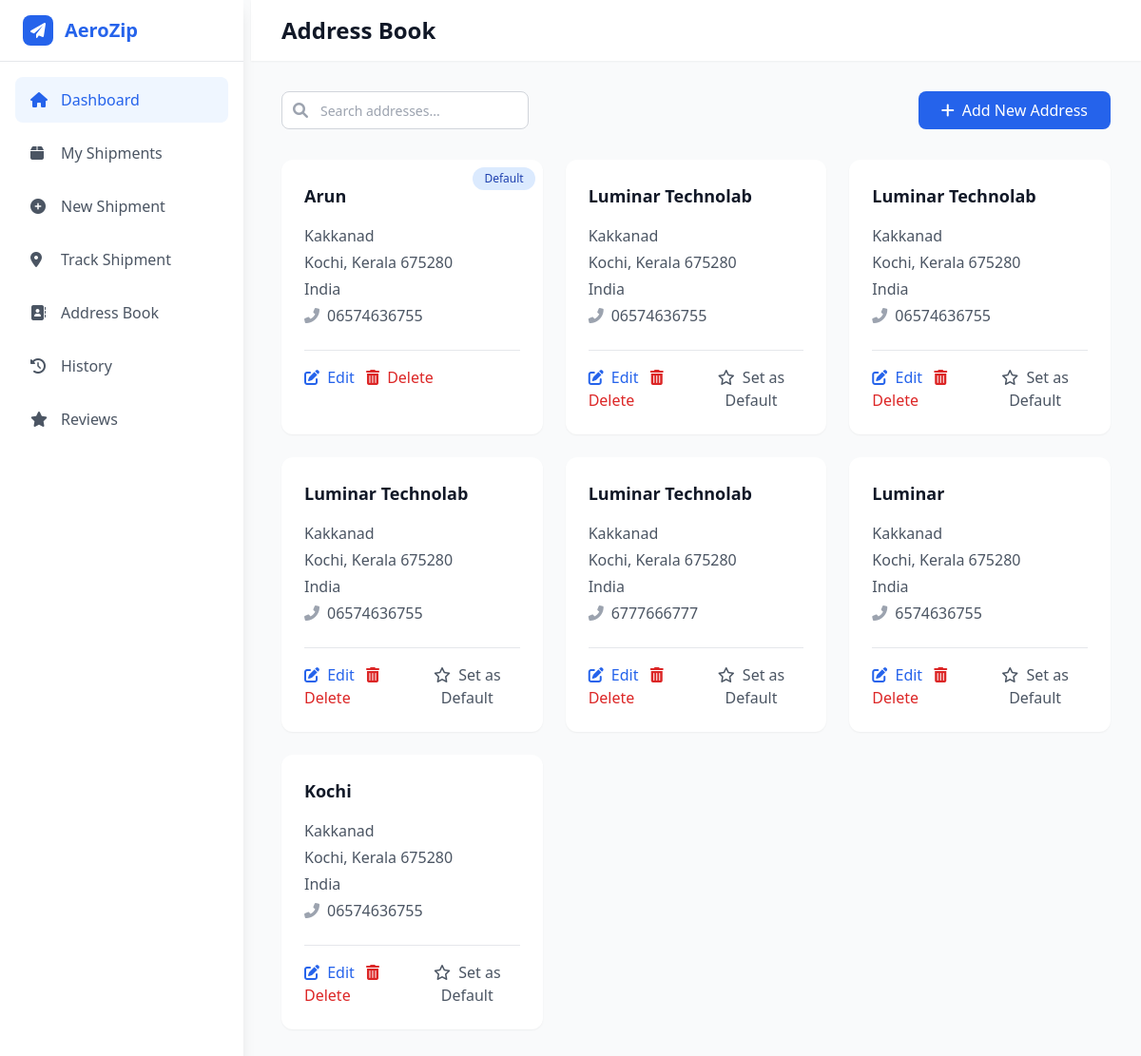
The page /address/ (signed in) on the database its author committed.
### main/models.py (models this page shows, shortened)
class Address(models.Model):
    user = models.ForeignKey(CustomUser, on_delete=models.CASCADE)
    name = models.CharField(max_length=100)
    street_address = models.CharField(max_length=200)
    city = models.CharField(max_length=100)
    state = models.CharField(max_length=100)
    country = models.CharField(max_length=100)
    postal_code = models.CharField(max_length=20)
    phone = models.CharField(max_length=20)
    is_default = models.BooleanField(default=False)

### users/views.py (the view)
# urls.py: path('address/',address_book,name='add'),
@login_required
def address_book(request):
    addresses = Address.objects.filter(user=request.user)
    default_address = addresses.filter(is_default=True).first()
    context = {
        'addresses': addresses,
        'default_address': default_address,
    }
    return render(request, 'address.html', context)

### users/templates/address.html (shortened to what this page needs)
{% extends 'user_home.html' %}
{% block content %}
        <main class="flex-1 ml-2">
            <header class="bg-white shadow-sm">
                <div class="flex items-center justify-between px-8 py-4">
                    <div class="flex items-center space-x-4">
                        <h1 class="text-2xl font-bold text-gray-900">Address Book</h1>
                    </div>
                </div>
            </header>
            <div class="p-8">
                <div class="flex justify-between items-center mb-8">
                    <div class="relative">
                        <div class="absolute inset-y-0 left-0 pl-3 flex items-center pointer-events-none">
                        </div>
                        <input type="text" id="searchInput" class="bg-white h-10 pl-10 pr-4 rounded-lg text-sm focus:outline-none border border-gray-300" placeholder="Search addresses...">
                    </div>
                    <a href="{% url 'add_address' %}" class="bg-blue-600 text-white px-6 py-2 rounded-lg hover:bg-blue-700 transition-colors flex items-center">
                        <i class="fas fa-plus mr-2"></i>
                        Add New Address
                    </a>
                </div>
                <div class="grid grid-cols-1 md:grid-cols-2 lg:grid-cols-3 gap-6">
                    {% for address in addresses %}
                    <div class="bg-white rounded-xl shadow-sm hover:shadow-md transition-shadow p-6 relative">
                        {% if address.is_default %}
                        <span class="absolute top-2 right-2 px-3 py-1 bg-blue-100 text-blue-800 rounded-full text-xs font-medium">
                            Default
                        </span>
                        {% endif %}
                        <div class="mb-4">
                            <h3 class="text-lg font-semibold text-gray-900">{{ address.name }}</h3>
                        </div>
                        <div class="text-gray-600 space-y-1 mb-6">
                            <p>{{ address.street_address }}</p>
                            <p>{{ address.city }}, {{ address.state }} {{ address.postal_code }}</p>
                            <p>{{ address.country }}</p>
                            <p class="mt-2"><i class="fas fa-phone-alt mr-2 text-gray-400"></i>{{ address.phone }}</p>
                        </div>
                        <div class="flex justify-between border-t pt-4">
                            <div class="space-x-2">
                                <a href="{% url 'edit_address' address.id %}" class="text-blue-600 hover:text-blue-800 transition-colors">
                                    <i class="fas fa-edit mr-1"></i> Edit
                                </a>
                                <a href="{% url 'delete_address' address.id %}" class="text-red-600 hover:text-red-800 transition-colors">
                                    <i class="fas fa-trash-alt mr-1"></i> Delete
                                </a>
                            </div>
                            {% if not address.is_default %}
                            <form method="post" action="{% url 'set_default_address' address.id %}">
                                <button type="submit" class="text-gray-600 hover:text-gray-800 transition-colors">
                                    <i class="far fa-star mr-1"></i> Set as Default
                                </button>
                            </form>
                            {% endif %}
                        </div>
                    </div>
                    {% endfor %}
                </div>
            </div>
        </main>
    </div>
{% endblock %}

### rows shown on the page
Address: is_default "Default", name "Arun", street_address "Kakkanad", city "Kochi", state "Kerala", postal_code "675280", country "India", phone "06574636755"
Address: name "Luminar Technolab", street_address "Kakkanad", city "Kochi", state "Kerala", postal_code "675280", country "India", phone "06574636755", is_default False (drawn)
Address: name "Luminar Technolab", street_address "Kakkanad", city "Kochi", state "Kerala", postal_code "675280", country "India", phone "06574636755", is_default False (drawn)
Address: name "Luminar Technolab", street_address "Kakkanad", city "Kochi", state "Kerala", postal_code "675280", country "India", phone "06574636755", is_default False (drawn)
Address: name "Luminar Technolab", street_address "Kakkanad", city "Kochi", state "Kerala", postal_code "675280", country "India", phone "6777666777", is_default False (drawn)
Address: name "Luminar", street_address "Kakkanad", city "Kochi", state "Kerala", postal_code "675280", country "India", phone "6574636755", is_default False (drawn)
Address: name "Kochi", street_address "Kakkanad", city "Kochi", state "Kerala", postal_code "675280", country "India", phone "06574636755", is_default False (drawn)
